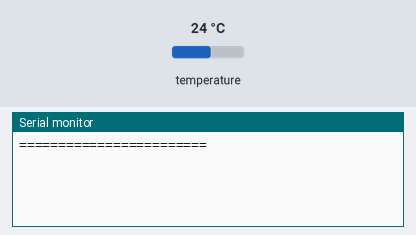
A sketch run on a simulated Arduino Uno, built with avr-gcc and run on an emulated ATmega328P. Shown: the last lines printed to the serial monitor. The inputs (shaded band) are chosen by the test bench; at power-on: temperature 24 °C. No radio packets arrive unless stated.

Above: at 3.2 s.
3.3 s: temperature set to 12 °C
At 5.4 s:
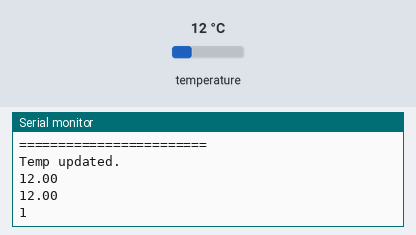
7.1 s: temperature set to 19 °C
At 9.4 s:
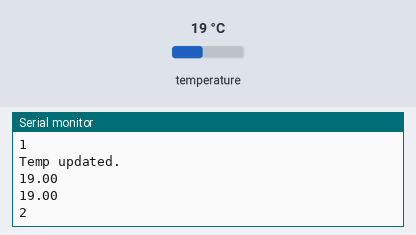
Timing chart, 0 to 10.9 s (numbered marks = the images above; inputs shaded):
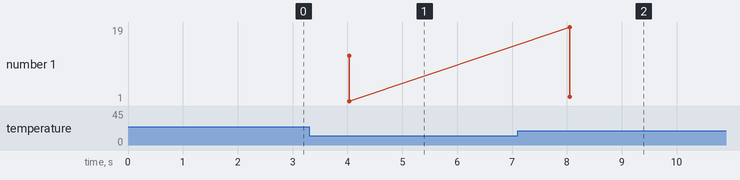

The sketch:

WeatherStation.ino
```cpp
#include <SPI.h>
#include <RF24Network.h>
#include <Wire.h>
#include "RF24.h"
#include "printf.h"
#include <OneWire.h>


/*************  USER Configuration *****************************/
                                          // Hardware configuration
RF24 radio(10,9);                        // Set up nRF24L01 radio on SPI bus plus pins 7 & 8

/***************************************************************/

RF24Network network(radio);          // Network uses that radio

const uint16_t this_node = 04;        // Address of our node in Octal format

//Adafruit_BMP280 bmp; // I2C

#define MSG_TYPE_GET_RQ 0
#define MSG_TYPE_SET_RQ 1
#define MSG_TYPE_GET_RP 2
#define MSG_TYPE_SET_RP 3
#define MSG_TYPE_PING 4
#define MSG_TYPE_PONG 5

#define REG_DIGITAL_WRITE 0
#define REG_DIGITAL_READ 1
#define REG_ANALOG_WRITE 2
#define REG_ANALOG_READ 3
#define REG_TEMP_1 4
#define REG_TEMP_2 5
#define REG_TEMP 6
#define REG_PRESS 7

#define MAX_REWRITE_ATTEMPTS 3


typedef struct {
    uint8_t message_type;
    uint8_t reg_id;
    uint8_t payload[8];
} nrf_message_t;

OneWire  ds(2);
byte ds_outside_addr[] = {0x28, 0xFF, 0x86, 0x29, 0xC3, 0x16, 0x03, 0xEF};
byte ds_inside_addr[]  = {0x28, 0xFF, 0xEE, 0xAD, 0x53, 0x17, 0x04, 0x78};

void find_ds_sensors() {
    byte addr[8];
    while (ds.search(addr)) {
        Serial.print("\n\r\n\rFound \'1-Wire\' device with address:\n\r");
        for( int i = 0; i < 8; i++) {
            Serial.print("0x");
            if (addr[i] < 16) {
                Serial.print('0');
            }
            Serial.print(addr[i], HEX);
            if (i < 7) {
                Serial.print(", ");
            }
        }
    }

    Serial.println("No more addresses.");
}

void setup_ds_temp(byte* addr) {
    if (OneWire::crc8(addr, 7) != addr[7]) {
        Serial.println("DS CRC is not valid!");
        return;
    }
    ds.reset();
    ds.select(addr);
    ds.write(0x44, 1);        // start conversion, without parasite power on at the end

    //delay(1000);     // maybe 750ms is enough, maybe not
    // we might do a ds.depower() here, but the reset will take care of it.
    ds.reset();
    //ds.reset_search();
    //Serial.println("Setup DS18B20 done.");
}

float get_ds_temp(byte* addr) {
    setup_ds_temp(addr);
    byte i;
    byte present = 0;
    byte type_s;
    byte data[12];
    float celsius, fahrenheit;

    present = ds.reset();
    ds.select(addr);
    ds.write(0xBE);         // Read Scratchpad

    for ( i = 0; i < 9; i++) {           // we need 9 bytes
        data[i] = ds.read();
    }

    // Convert the data to actual temperature
    // because the result is a 16 bit signed integer, it should
    // be stored to an "int16_t" type, which is always 16 bits
    // even when compiled on a 32 bit processor.
    int16_t raw = (data[1] << 8) | data[0];
    if (type_s) {
        raw = raw << 3; // 9 bit resolution default
        if (data[7] == 0x10) {
            // "count remain" gives full 12 bit resolution
            raw = (raw & 0xFFF0) + 12 - data[6];
        }
    } else {
        byte cfg = (data[4] & 0x60);
        // at lower res, the low bits are undefined, so let's zero them
        if (cfg == 0x00) raw = raw & ~7;  // 9 bit resolution, 93.75 ms
        else if (cfg == 0x20) raw = raw & ~3; // 10 bit res, 187.5 ms
        else if (cfg == 0x40) raw = raw & ~1; // 11 bit res, 375 ms
        //// default is 12 bit resolution, 750 ms conversion time
    }
    celsius = (float)raw / 16.0;
    fahrenheit = celsius * 1.8 + 32.0;
    return celsius;
}

float temp_inside = 0;
float temp_outside = 0;
bool setup_ds_done = false;
long temp_counter = 0;

void setup(void)
{

  Serial.begin(115200);
  while (!Serial);
  Serial.println("========================");

  SPI.begin();
  radio.begin();
  radio.setPALevel(RF24_PA_MAX);
  printf_begin();

  radio.setPALevel(RF24_PA_MAX);
  radio.printDetails();

  network.begin(/*channel*/ 90, /*node address*/ this_node);
  delay(2000);
}

void floatToBytes(float y, uint8_t* bytes) {
  uint32_t x = *((uint32_t*)&y);
  bytes[0] = (x >> 24) & 0xff;
  bytes[1] = (x >> 16) & 0xff;
  bytes[2] = (x >> 8) & 0xff;
  bytes[3] = (x >> 0) & 0xff;
}

uint64_t last_temp_scan = millis();

void loop() {

  network.update();

  if (network.available()) {
    RF24NetworkHeader in_header;
    nrf_message_t in_msg;
    network.read(in_header, &in_msg, sizeof(in_msg));

    RF24NetworkHeader out_header(in_header.from_node);
    nrf_message_t out_msg;

    Serial.print("Incoming msg from ");
    Serial.print((int)in_header.from_node);
    Serial.print(" msgId: ");
    Serial.println(in_msg.message_type);

    switch (in_msg.message_type) {
      case MSG_TYPE_GET_RQ:
        Serial.print("Get rq on reg "); Serial.print(in_msg.reg_id); Serial.println();
        out_msg.message_type = MSG_TYPE_GET_RP;
        out_msg.reg_id = in_msg.reg_id;
        if (in_msg.reg_id == REG_TEMP_1) {
          float temp = temp_inside;
          floatToBytes(temp, out_msg.payload);
        } else if (in_msg.reg_id == REG_TEMP_2) {
          float temp = temp_outside;
          floatToBytes(temp, out_msg.payload);
        }
        break;
      case MSG_TYPE_SET_RQ:
        Serial.print("Set rq on reg "); Serial.print(in_msg.reg_id); Serial.println();
        out_msg.message_type = MSG_TYPE_SET_RP;
        out_msg.reg_id = in_msg.reg_id;
        if (in_msg.reg_id == REG_DIGITAL_WRITE) {
          Serial.print("Digital write "); Serial.print(in_msg.payload[0]); Serial.print(" to "); Serial.println(in_msg.payload[1]);
          pinMode(in_msg.payload[0], OUTPUT);
          digitalWrite(in_msg.payload[0], in_msg.payload[1]);
        } else if (in_msg.reg_id == REG_ANALOG_WRITE) {
          Serial.print("Analog write "); Serial.print(in_msg.payload[0]); Serial.print(" to "); Serial.println(in_msg.payload[1]);
          pinMode(in_msg.payload[0], OUTPUT);
          analogWrite(in_msg.payload[0], in_msg.payload[1]);
        } else {
          Serial.println("Unknown reg");
        }
        out_msg.payload[0] = in_msg.payload[0];
        out_msg.payload[1] = in_msg.payload[1];
        break;
      case MSG_TYPE_PING:
        Serial.println("Ping rq");
        out_msg.message_type = MSG_TYPE_PONG;
        out_msg.reg_id = in_msg.reg_id;
        out_msg.payload[0] = in_msg.payload[0];
    }

    bool ok = false;
    int attempts = 0;

    while (!ok) {
      ok = network.write(out_header, &out_msg, sizeof(out_msg));
       if (ok)
        Serial.println("ok.");
      else
        Serial.println("failed.");
      attempts++;
      if (attempts > MAX_REWRITE_ATTEMPTS) {
        ok = true;
        Serial.println("Failed too many times.");
      }
    }
  }

  if ((!setup_ds_done) && ((millis() - last_temp_scan) > 3000)) {
    setup_ds_temp(ds_inside_addr);
    setup_ds_temp(ds_outside_addr);
    setup_ds_done = true;
    last_temp_scan = millis();
  } else if ((setup_ds_done) && ((millis() - last_temp_scan) > 1000)) {
    temp_inside = get_ds_temp(ds_inside_addr);
    temp_outside = get_ds_temp(ds_outside_addr);
    setup_ds_done = false;
    last_temp_scan = millis();
    Serial.println("Temp updated.");
    Serial.println(temp_inside);
    Serial.println(temp_outside);
    temp_counter++;
    Serial.println(temp_counter);
  }
}
```

Measured:
- after the input at 3.3 s, the serial monitor: prints a new line after 0.73 s (image 1)
- after the input at 7.1 s, the serial monitor: prints a new line after 0.95 s (image 2)
